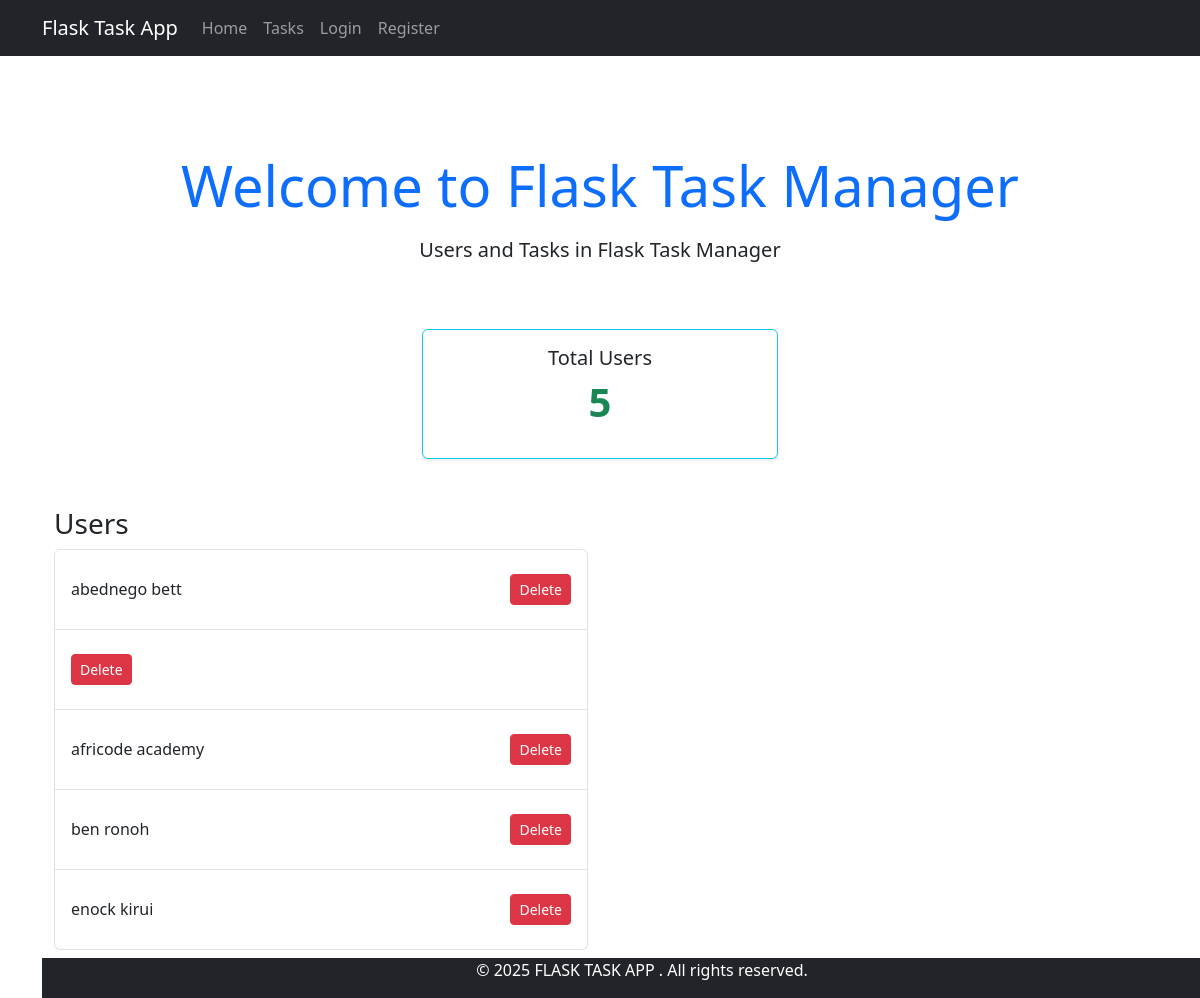
The app's page /, older data.
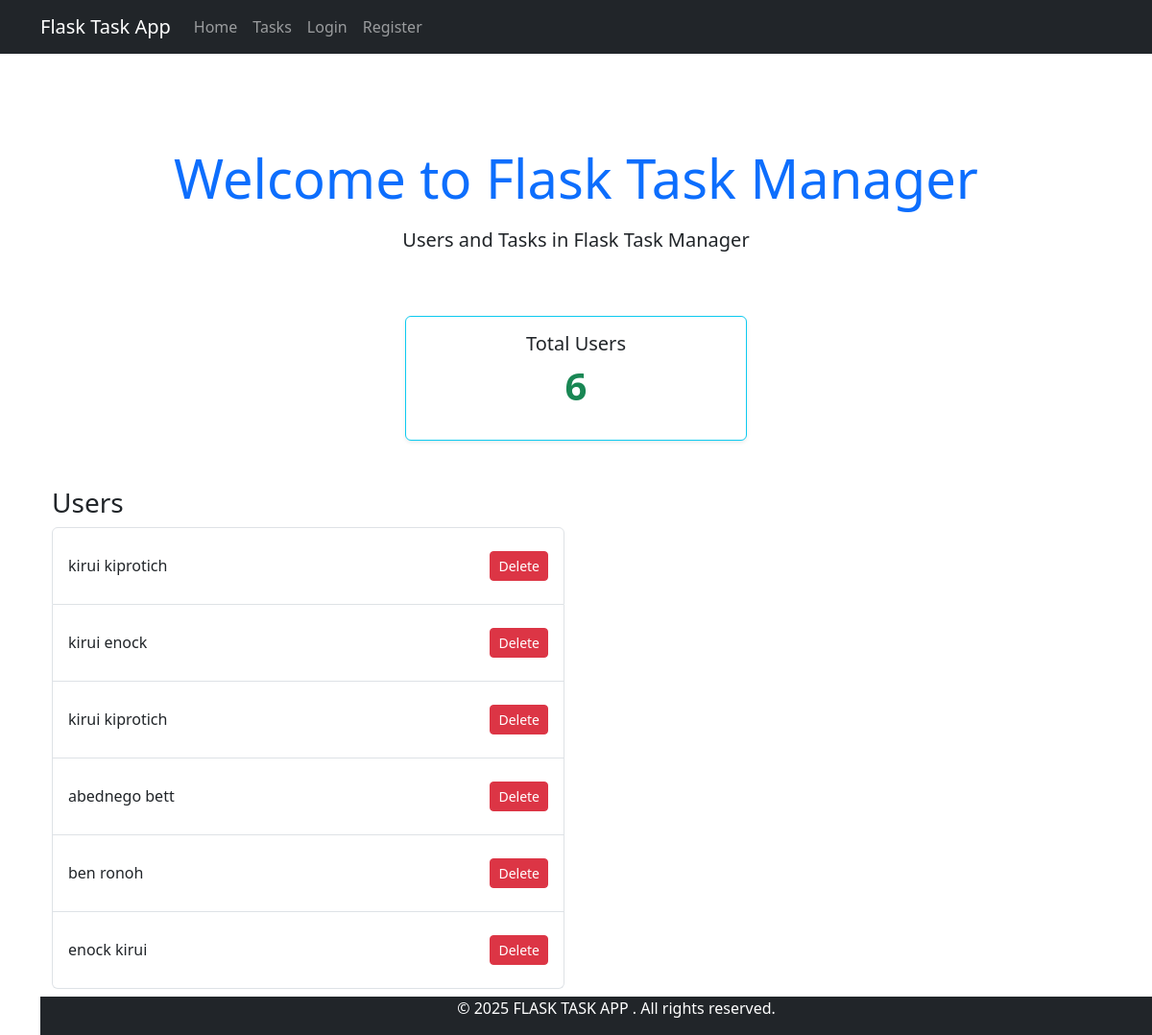
The same page, newer data.
### app/models.py (models this page shows)
class User(db.Model, UserMixin):
    id = db.Column(db.Integer, primary_key=True)
    username = db.Column(db.String(50), nullable=False, unique=True)
    first_name = db.Column(db.String(50), nullable=False)
    last_name = db.Column(db.String(50), nullable=False)
    password = db.Column(db.String(200), nullable=False)
    task = db.relationship('Task', backref='user', lazy=True)
    def __repr__(self):
        return f"{self.first_name} {self.last_name}"

### app/routes.py (the view)
@app.route('/')
def home():
    users = User.query.all()
    user_count = User.query.count()
    return render_template('index.html', user_count=user_count,  users=users, title='Home')

### app/templates/index.html
{% extends "base.html" %}
{% block content %}
<div class="container py-5">
  <div class="py-5 text-center">
    <h1 class="display-4 mb-3 text-primary">Welcome to Flask Task Manager</h1>
    <p class="lead text-dark">Users and Tasks in Flask Task Manager</p>
  </div>
  <div class="row justify-content-center g-4">
    <div class="col-md-4">
      <div class="card border-info shadow-sm text-center">
        <div class="card-body">
          <h5 class="card-title">Total Users</h5>
          <p class="display-6 fw-bold text-success">{{ user_count }}</p>
        </div>
      </div>
    </div>
  <div class="row mt-5">
    <div class="col-lg-6">
      <h3>Users</h3>
      <ul class="list-group">
        {% for user in users|reverse %}
        <li class="py-4 list-group-item d-flex justify-content-between align-items-center">
          {{ user }}
<form action="{{ url_for('delete_user', user_id=user.id) }}" method="post"
      onsubmit="console.log('Submitting delete form'); return confirm('Are you sure you want to delete this user?');"
      class="d-inline">
            <button type="submit" class="btn btn-sm btn-danger">Delete</button>
          </form>
        </li>
        {% endfor %}
      </ul>
    </div>
  </div>
</div>
{% endblock %}

Row changes from the older to the newer data that the page shows:
removed User: first_name+last_name "africode academy"
added User: first_name+last_name "kirui kiprotich"
added User: first_name+last_name "kirui enock"
added User: first_name+last_name "kirui kiprotich"
Text that changed along with them:
{{ user_count }}: "5" → "6"
